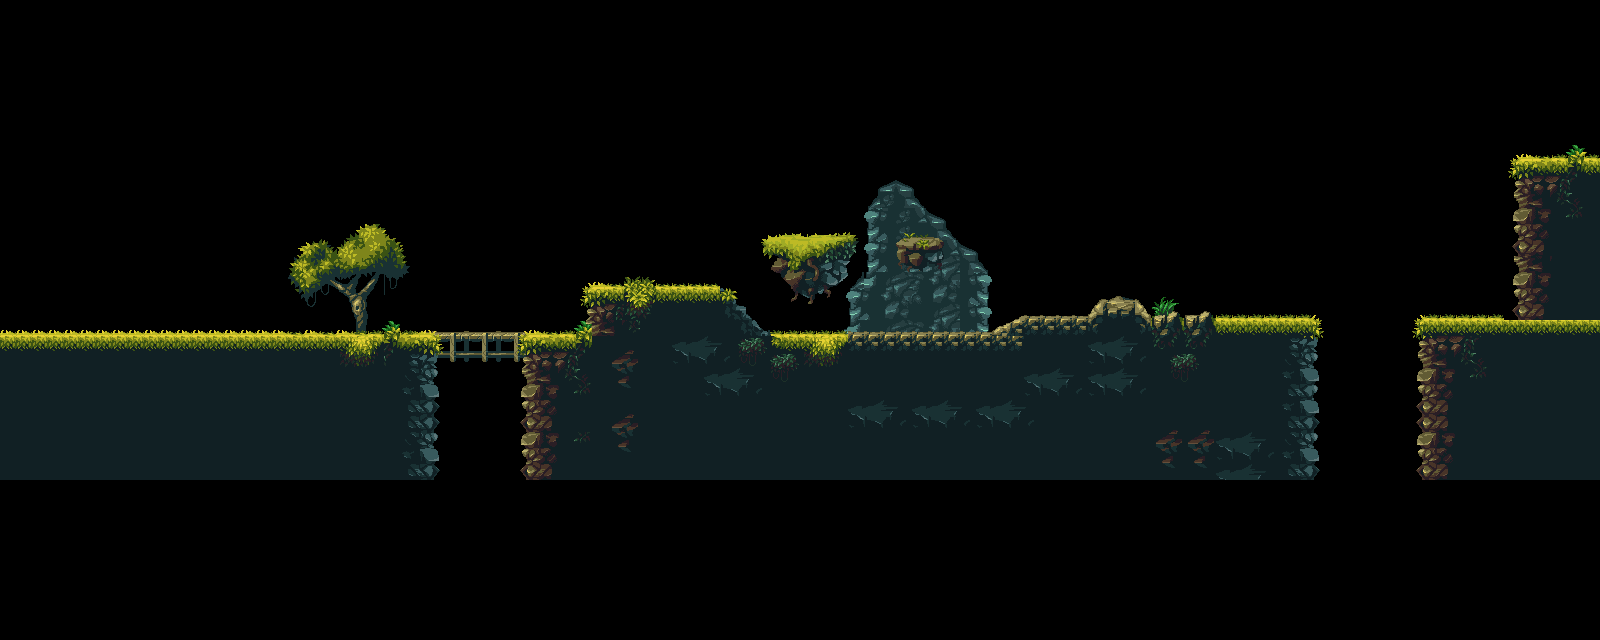

Below is a game level as drawn by its tile map, then a one-line description and the .tmx that defines it (tile-layer data replaced by summaries):
An orthogonal 100x40 tile map with 16x16 px tiles, 3 tile layers (secondary, primary, overlay) and 9 objects (2x foregroundText, playerStart, backgroundText, room-transition, dialogue, ...).

<map version="1.2" tiledversion="1.3.4" orientation="orthogonal" renderorder="left-down" width="100" height="40" tilewidth="16" tileheight="16" infinite="0" nextlayerid="5" nextobjectid="16">
 <editorsettings>
  <export target="room-1.json" format="json" />
 </editorsettings>
 <tileset firstgid="1" source="tileset.tsx" />
 <layer id="2" name="secondary" width="100" height="40">
  <data>[4000 cells, 171 non-empty, 112 distinct tile ids]</data>
 </layer>
 <layer id="1" name="primary" width="100" height="40">
  <data>[4000 cells, 1095 non-empty, 194 distinct tile ids]</data>
 </layer>
 <layer id="4" name="overlay" width="100" height="40">
  <data>[4000 cells, 15 non-empty, 15 distinct tile ids]</data>
 </layer>
 <objectgroup id="3" name="entities">
  <object id="1" type="playerStart" x="82.5062" y="320.741">
   <point />
  </object>
  <object id="2" type="foregroundText" x="78.5791" y="360.993" width="141.688" height="21.7709">
   <text fontfamily="Roboto" pixelsize="14" wrap="1" color="#ffffff" halign="center">Use WASD to move</text>
  </object>
  <object id="3" type="backgroundText" x="66.936" y="233.608" width="170.846" height="53.6181">
   <text fontfamily="Roboto" pixelsize="24" wrap="1" halign="center">Welcome to
Open Sourceror.</text>
  </object>
  <object id="4" type="foregroundText" x="544.828" y="358.997" width="107.504" height="21.7709">
   <text fontfamily="Roboto" pixelsize="14" wrap="1" color="#ffffff" halign="center">Press W to jump.</text>
  </object>
  <object id="10" name="room-transition" type="room-transition" x="1321.56" y="447.263" width="92.0116" height="32.5424">
   <properties>
    <property name="direction" value="down" />
    <property name="room" value="room-2" />
   </properties>
  </object>
  <object id="12" name="dialogue" type="dialogue" x="813.968" y="227.522">
   <properties>
    <property name="message" value="&lt;story here&gt;... just go jump in the hole please" />
   </properties>
   <point />
  </object>
  <object id="13" type="water" x="423.409" y="430.709" width="114.369" height="46.2343" />
  <object id="14" name="fox" type="foxStart" x="918.603" y="227.522">
   <point />
  </object>
  <object id="15" name="NPC with dialogue" type="npc" x="618.08" y="273.756">
   <properties>
    <property name="npcDialogue" value="Go chase that fox!" />
   </properties>
   <point />
  </object>
 </objectgroup>
</map>
